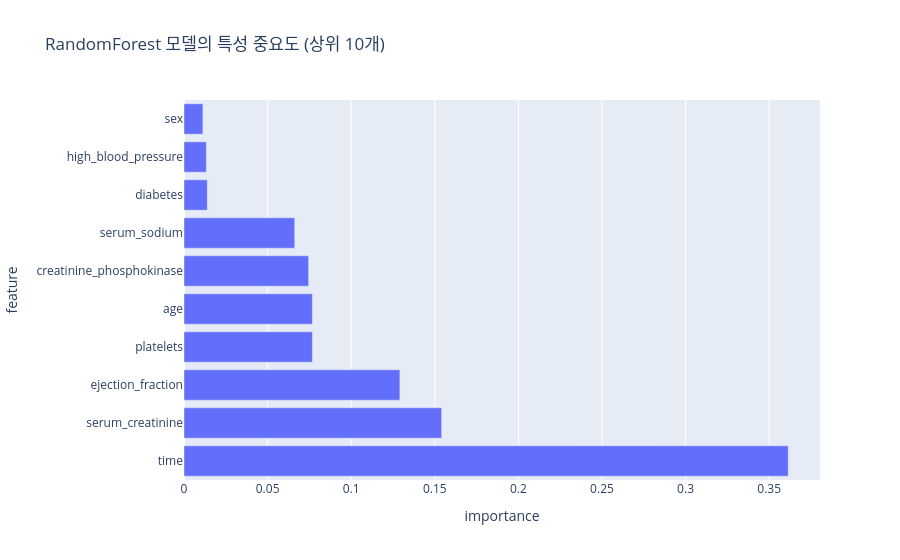

Source (notebook cell):
### Code cell
# 특성 중요도 시각화
fig = px.bar(feature_importance.head(10), 
             x='importance', 
             y='feature',
             title=f'{best_model_name} 모델의 특성 중요도 (상위 10개)',
             orientation='h')
fig.show()

### Figure 1 — Plotly figure (JSON) as saved in the notebook; plotly's stock layout.template omitted (floating-point values rounded to 4 significant figures)
{"data": [{"alignmentgroup": "True", "hovertemplate": "importance=%{x}<br>feature=%{y}<extra></extra>", "legendgroup": "", "marker": {"color": "#636efa", "pattern": {"shape": ""}}, "name": "", "offsetgroup": "", "orientation": "h", "showlegend": false, "textposition": "auto", "type": "bar", "x": [0.3614, 0.1541, 0.1291, 0.07682, 0.07678, 0.07455, 0.06621, 0.01393, 0.01337, 0.01131], "xaxis": "x", "y": ["time", "serum_creatinine", "ejection_fraction", "platelets", "age", "creatinine_phosphokinase", "serum_sodium", "diabetes", "high_blood_pressure", "sex"], "yaxis": "y"}], "layout": {"barmode": "relative", "legend": {"tracegroupgap": 0}, "title": {"text": "RandomForest 모델의 특성 중요도 (상위 10개)"}, "xaxis": {"anchor": "y", "domain": [0, 1], "title": {"text": "importance"}}, "yaxis": {"anchor": "x", "domain": [0, 1], "title": {"text": "feature"}}}}
